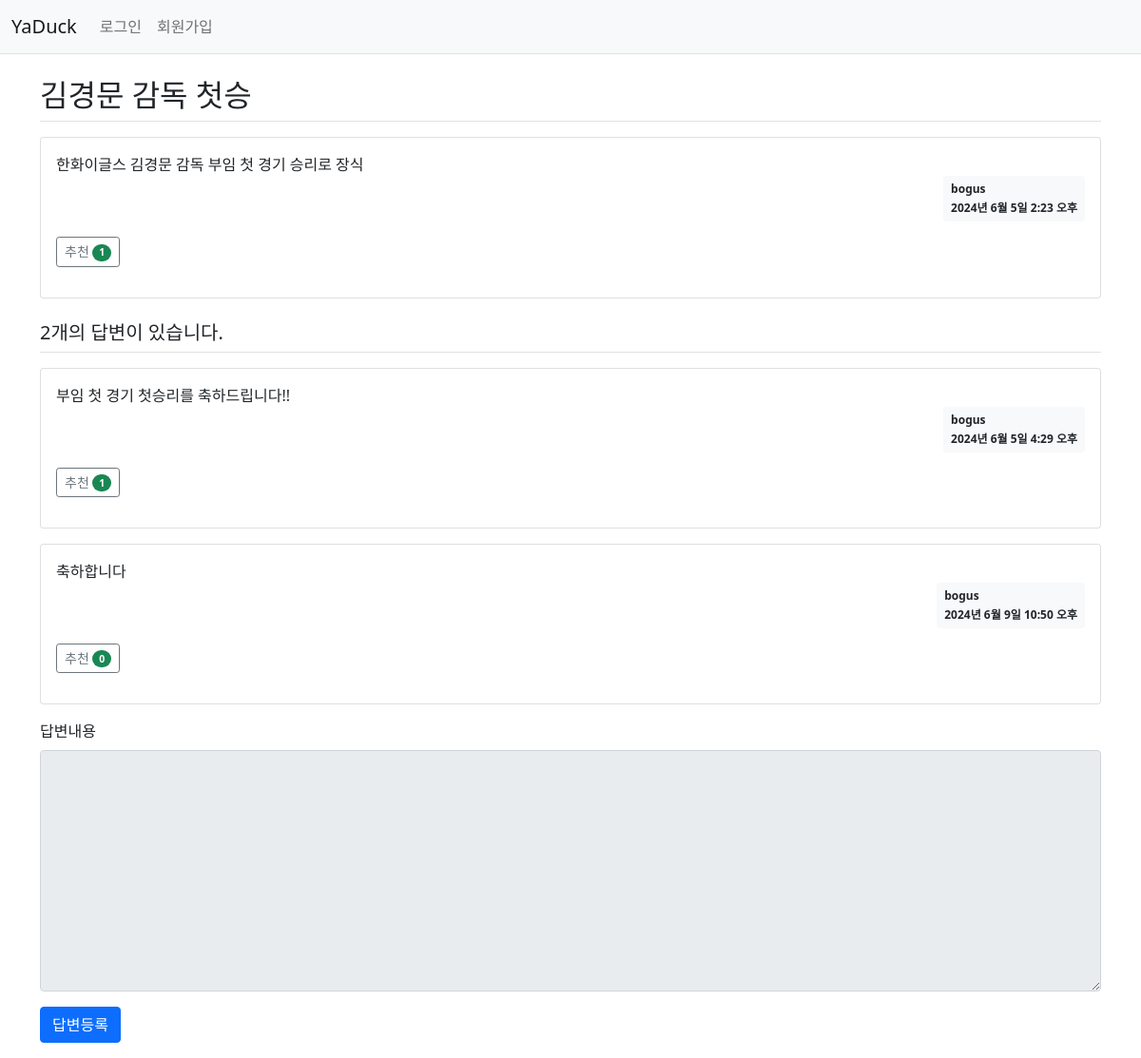
/yaduck/1/, run on the app's committed database.
### yaduck/models.py (models this page shows, shortened)
class Question(models.Model):
    author = models.ForeignKey(User, on_delete=models.CASCADE, related_name='author_question')
    subject = models.CharField(max_length=200)
    content = models.TextField()
    create_date = models.DateTimeField()
    modify_date = models.DateTimeField(null=True, blank=True)
    voter = models.ManyToManyField(User, related_name='voter_question')
    category = models.ForeignKey(Category, on_delete=models.SET_NULL, null=True, related_name='questions')

class Answer(models.Model):
    author = models.ForeignKey(User, on_delete=models.CASCADE, related_name='author_answer')
    question = models.ForeignKey(Question, on_delete=models.CASCADE)
    content = models.TextField()
    create_date = models.DateTimeField()
    modify_date = models.DateTimeField(null=True, blank=True)
    voter = models.ManyToManyField(User, related_name='voter_answer')

### yaduck/views.py (the view)
# urls.py: path('<int:question_id>/', views.detail, name='detail'),
def detail(request, question_id):
    question = get_object_or_404(Question, pk=question_id)
    context = {'question': question}
    return render(request, 'yaduck/question_detail.html', context)

### templates/yaduck/question_detail.html (shortened to what this page needs)
{% extends 'base.html' %}
{% block content %}
<div class="container my-3">
    <h2 class="border-bottom py-2">{{ question.subject }}</h2>
    <div class="card my-3">
        <div class="card-body">
            <div class="card-text" style="white-space: pre-line;">{{ question.content }}</div>
            <div class="d-flex justify-content-end">
                <div class="badge bg-light text-dark p-2 text-start">
                    <div class="mb-2">{{ question.author.username }}</div>
                    <div>{{ question.create_date }}</div>
                </div>
            </div>
            <div class="my-3">
                <a href="javascript:void(0)" data-uri="{% url 'yaduck:question_vote' question.id  %}"
                    class="recommend btn btn-sm btn-outline-secondary"> 추천
                    <span class="badge rounded-pill bg-success">{{question.voter.count}}</span>
                </a>
            </div>
        </div>
    </div>
    <h5 class="border-bottom my-3 py-2">{{question.answer_set.count}}개의 답변이 있습니다.</h5>
    {% for answer in question.answer_set.all %}
    <div class="card my-3">
        <div class="card-body">
            <div class="card-text" style="white-space: pre-line;">{{ answer.content }}</div>
            <div class="d-flex justify-content-end">
                <div class="badge bg-light text-dark p-2 text-start">
                    <div class="mb-2">{{ answer.author.username }}</div>
                    <div>{{ answer.create_date }}</div>
                </div>
            </div>
            <div class="my-3">
                <a href="javascript:void(0)" data-uri="{% url 'yaduck:answer_vote' answer.id  %}"
                    class="recommend btn btn-sm btn-outline-secondary"> 추천
                    <span class="badge rounded-pill bg-success">{{answer.voter.count}}</span>
                </a>
            </div>
        </div>
    </div>
    {% endfor %}
    <form action="{% url 'yaduck:answer_create' question.id %}" method="post" class="my-3">
        <div class="mb-3">
            <label for="content" class="form-label">답변내용</label>
            <textarea {% if not user.is_authenticated %}disabled{% endif %}
              name="content" id="content" class="form-control" rows="10"></textarea>
        </div>
        <input type="submit" value="답변등록" class="btn btn-primary">
    </form>
</div>
{% endblock %}

### data on the page
Question: subject "김경문 감독 첫승", content "한화이글스 김경문 감독 부임 첫 경기 승리로 장식", author.username "bogus", create_date "2024년 6월 5일 2:23 오후", voter.count "1", answer_set.count "2"
Answer: content "부임 첫 경기 첫승리를 축하드립니다!!", author.username "bogus", create_date "2024년 6월 5일 4:29 오후", voter.count "1"
Answer: content "축하합니다", author.username "bogus", create_date "2024년 6월 9일 10:50 오후", voter.count "0"
